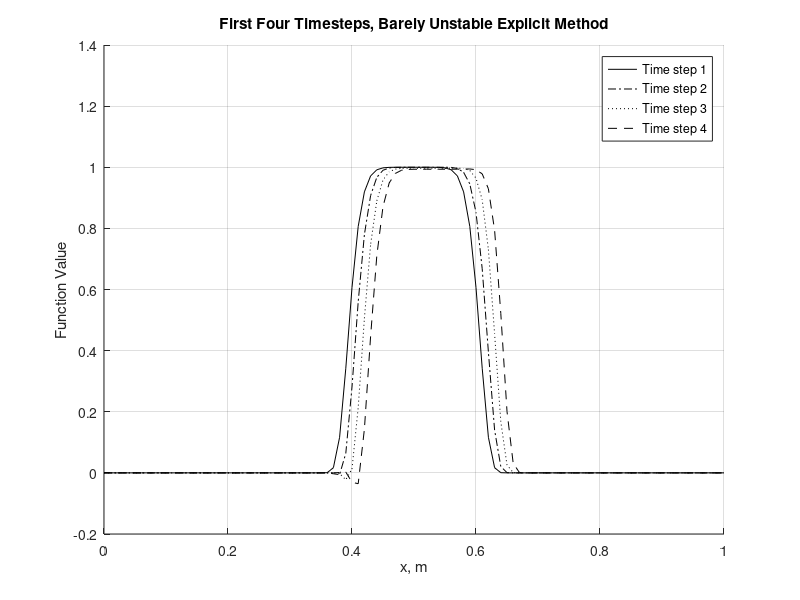
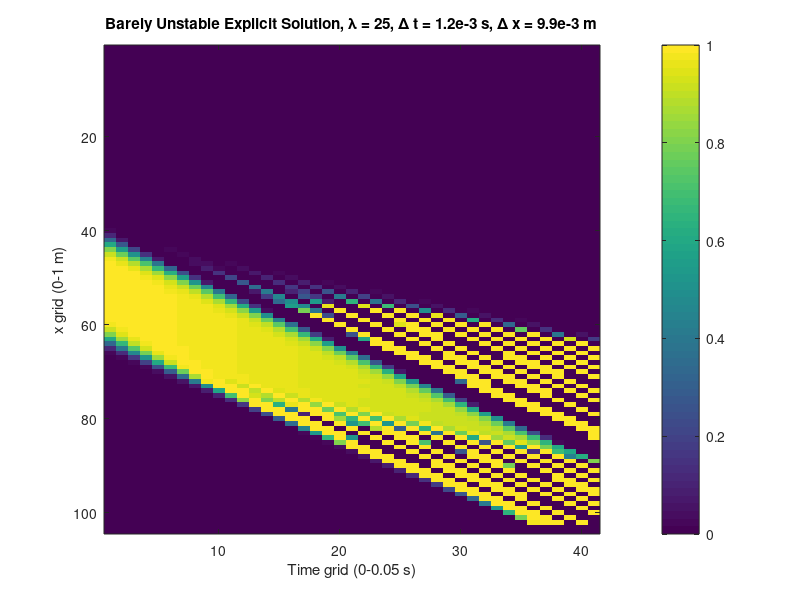
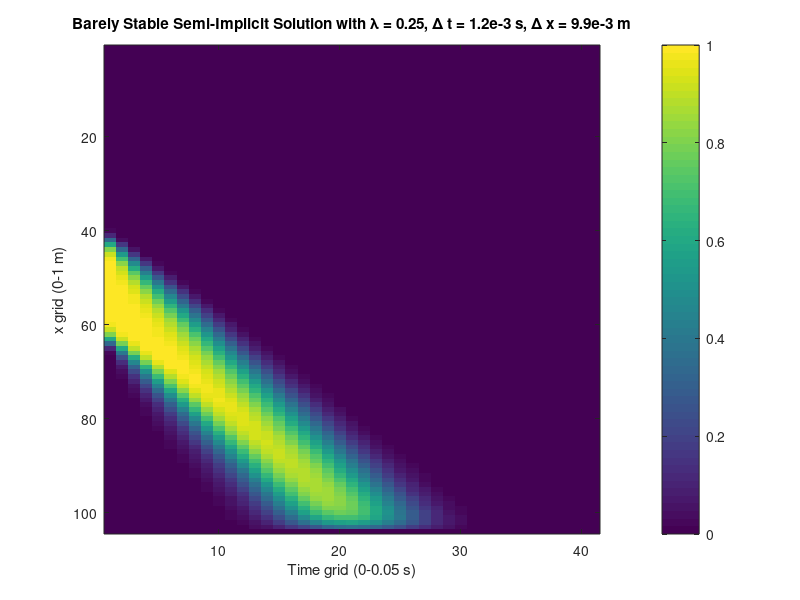
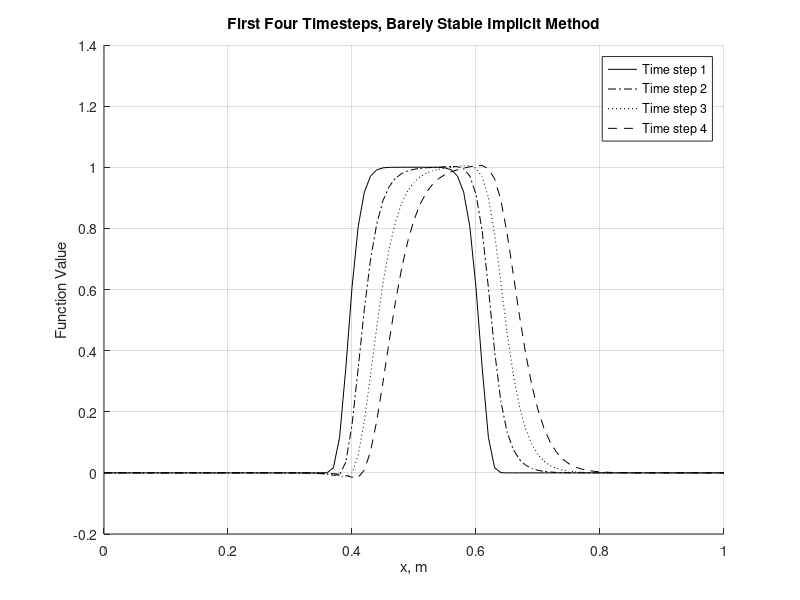

Recreate these plots in MATLAB, in order.
% EP501 Final Exam - Paul Yuska

%% 3b.

% clc
clear
close all

% problem 3

% define grids and constants
v = 20;
lam = 25;
% unconditional instability for lambda = 0.25????
% explicit grid sizes
nptsex = 101;
nptset = 41;

xgrid = linspace(0,1,nptsex);
tgrid = linspace(0,0.05,nptset);
dt = 0.05/nptset;
dx = 1/nptsex;
d = lam*dt/dx/dx; % diffusion number
c = v*dt/dx; % convection number

if c^2 <= 2*d && 2*d <= 1
    flag = 1;
else
    flag = 0;
end

% array to hold solutions at x_i,t^n
% time increases along rows (across); x increases along columns (down)

%{
  t-    ---->    t+
x-
     
|     
|      
V     

x+
%}
% top 2 rows are ghost cell for first 2 grid pts
% bottom row is ghost cell for last grid pt
solgrid = zeros(nptsex+3,nptset);
initcond = exp(-(xgrid'-0.5).^8/(2*(0.1^8))); % initial conditions
solgrid(3:end-1,1) = initcond;

for i = 3:nptsex+1
    for n = 1:nptset-1
        solgrid(i,n+1) = lam*dt\(dx^2)*(solgrid(i+1,n)-2*solgrid(i,n)+solgrid(i-1,n))...
            - c/2*(solgrid(i,n)-solgrid(i-1,n))...
            + solgrid(i,n);
    end % for - n
end % for - i

% debug: 2nd-order upwinding method, still unstable for lambda = 0.25
%             - (c*(1-c))/2*(solgrid(i,n)-2*solgrid(i-1,n)+solgrid(i-2,n)) ...

figure
hold on
plot(xgrid,solgrid(3:end-1,1),'-k')
plot(xgrid,solgrid(3:end-1,2),'-.k')
plot(xgrid,solgrid(3:end-1,3),':k')
plot(xgrid,solgrid(3:end-1,4),'--k')
title('First Four Timesteps, Barely Unstable Explicit Method')
xlabel('x, m')
ylabel('Function Value')
grid on
hold off
legend('Time step 1','Time step 2','Time step 3','Time step 4')

figure
imagesc(solgrid)
% axis xy
xlabel('Time grid (0-0.05 s)')
ylabel('x grid (0-1 m)')
title('Barely Unstable Explicit Solution, \lambda = 25, \Delta t = 1.2e-3 s, \Delta x = 9.9e-3 m')
colorbar
caxis([0 1])
shading flat

%% 3d.

v = 20;
lami = .25;
% see document for implicit update formula

% explicit grid sizes
nptsix = 101;
nptsit = 41;

xgridi = linspace(0,1,nptsix);
tgridi = linspace(0,0.05,nptsit);
dt = 0.05/nptsit;
dx = 1/nptsix;

% for each timestep, have a system of equations to solve to get function at
% each x-grid point
solgridi = zeros(nptsix+3,nptsit);
initcondi = exp(-(xgridi'-0.5).^8/(2*(0.1^8))); % initial conditions
solgridi(3:end-1,1) = initcondi;

for n = 2:nptsit
    % generate coeff & solution arrays
    A = zeros(nptsix,3);
    b = zeros(nptsix,1);
    
    for i = 1:nptsix
        b(i) = -solgridi(1+i,n-1)*v/dx + (v/dx - 1/dt)*solgridi(2+i,n-1);
        for j = 1:nptsix
            if i == j
                % on main diagonal
                if i == 1
                    % first element/column, no i-1 term (is zero anyways)
                    A(i,j) = 1/dt+2*lami/dx^2;
                    A(i,j+1) = -lami/dx^2;
                elseif i == nptsix
                    % last element/column, no i+1 term (is zero anyways)
                    A(i,j) = 1/dt+2*lami/dx^2;
                    A(i,j-1) = -lami/dx^2;
                else
                    % main diagonal
                    A(i,j+1) = -lami/dx^2;
                    A(i,j) = 1/dt+2*lami/dx^2;
                    A(i,j-1) = -lami/dx^2;
                end % if - i
            end % if - i
        end % for - j
    end % for - i
    % store computed solution for timestep n
    % for some reason, it's flipping sign with each iteration
    % not sure why, but this fixes it nicely
    if mod(i,2) ~= 0
        solgridi(3:end-1,n) = -A\b;
    else
        solgridi(3:end-1,n) = A\b;
    end
end % for - n
    
figure
imagesc(solgridi)
% axis xy
xlabel('Time grid (0-0.05 s)')
ylabel('x grid (0-1 m)')
title('Barely Stable Semi-Implicit Solution with \lambda = 0.25, \Delta t = 1.2e-3 s, \Delta x = 9.9e-3 m')
colorbar
caxis([0 1])
shading flat  

figure
hold on
plot(xgridi,solgridi(3:end-1,1),'-k')
plot(xgridi,solgridi(3:end-1,2),'-.k')
plot(xgridi,solgridi(3:end-1,3),':k')
plot(xgridi,solgridi(3:end-1,4),'--k')
title('First Four Timesteps, Barely Stable Implicit Method')
xlabel('x, m')
ylabel('Function Value')
grid on
hold off
legend('Time step 1','Time step 2','Time step 3','Time step 4')
